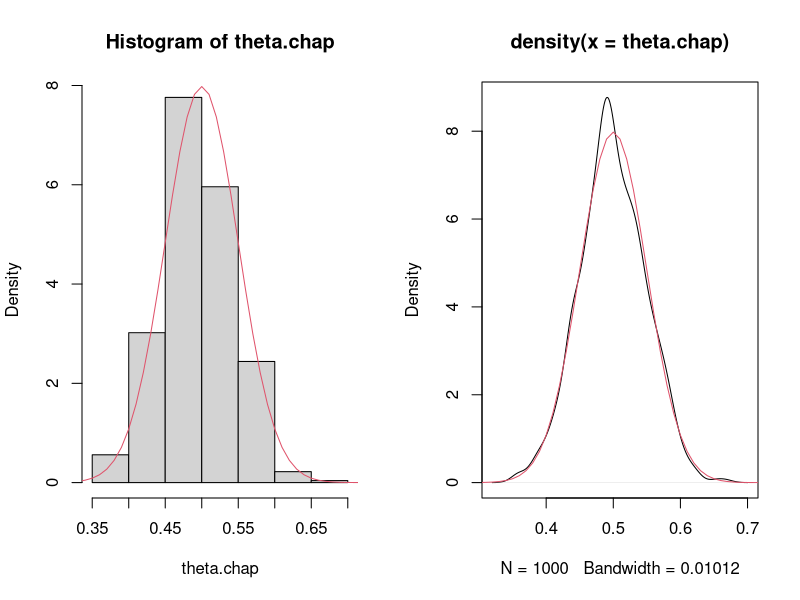
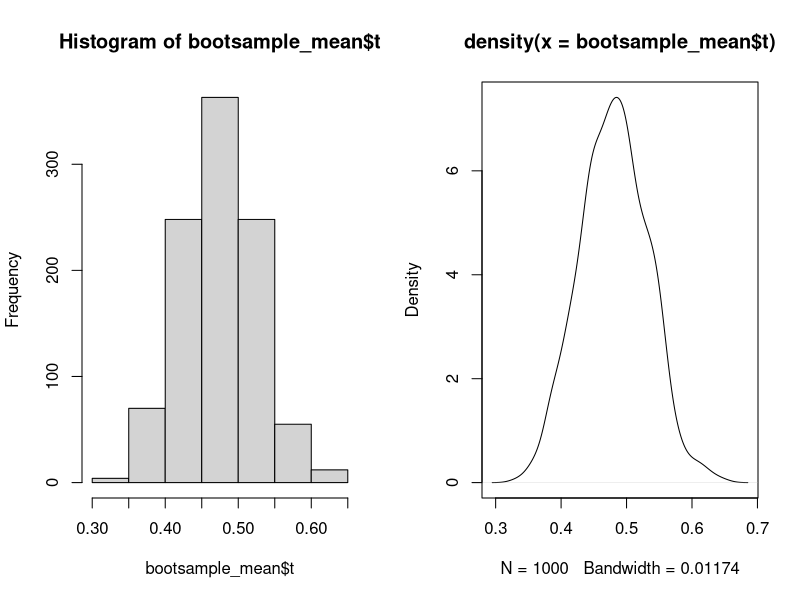
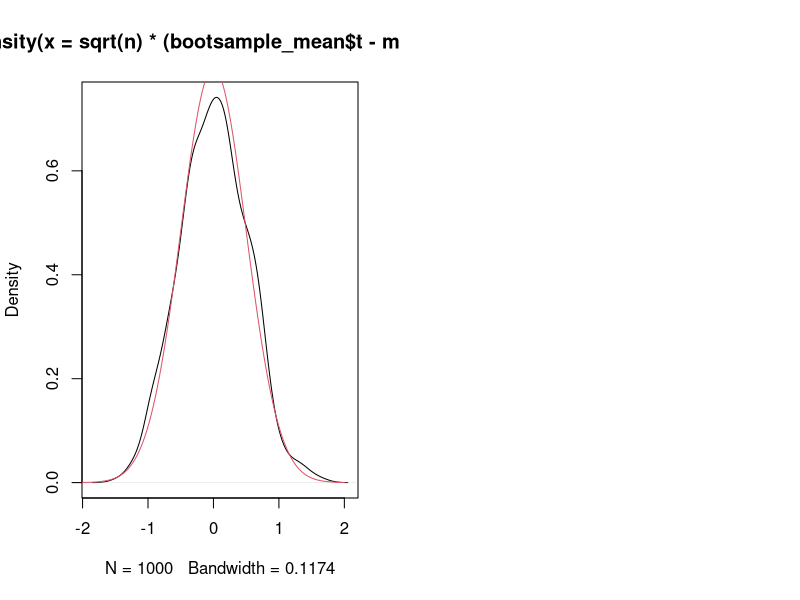
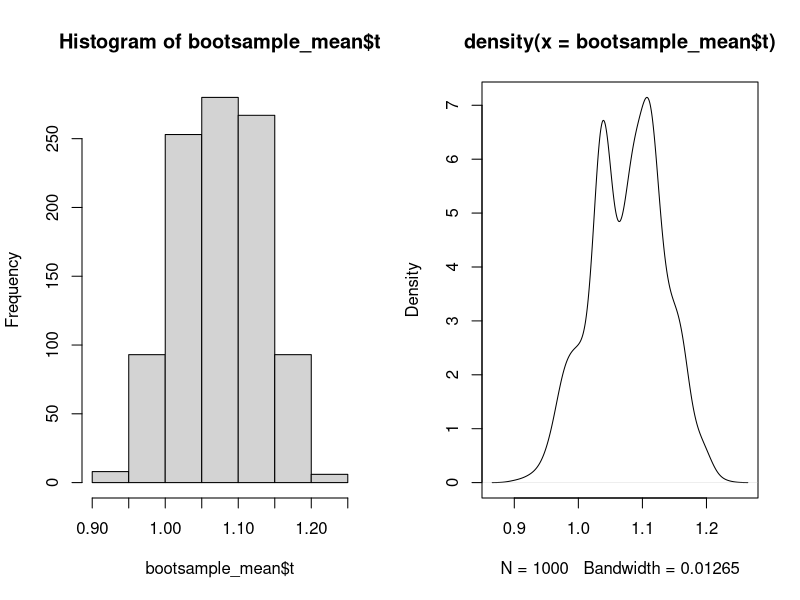

Source code (R) for these figures, in order:
## ---- chunk 1
MC.simus <- function(theta,n , Nsim)
{ sortie =rep(NA, Nsim)
  for (nsim in 1:Nsim)
       {  x=rbinom(n,1,theta)
          sortie[nsim]=mean(x)
        }
return(sortie)
}

## ---- chunk 2
n=100
Nsim=1000
theta=0.5
theta.chap=MC.simus(theta,n, Nsim)

par(mfrow=c(1,2))
hist(theta.chap,prob=T)
xx= seq(0,1,by=0.01)
lines(xx, dnorm(xx, theta, sqrt(theta*(1-theta)/n)), col=2)

plot(density(theta.chap))
xx= seq(0,1,by=0.01)
lines(xx, dnorm(xx, theta, sqrt(theta*(1-theta)/n)), col=2)


## ---- chunk 3
### Q.1)
n=100
theta=0.5
set.seed(1)        #fixe l'aléa : vous aurez tous le même jeu de données
x=rbinom(n,1,theta)

theta.chap=mean(x) #Estimation de Theta d'après les simulation faites

## ---- chunk 4
xstar=sample(x,n,replace=TRUE) #boostrap , retirer n element avec remise de x 
theta.chap.boost=mean(xstar)
## ---- chunk 5
### Q.2b)
mean.bootstrap <- function(x, B)
{ ech_boot_mean =rep(NA,B)
  n=length(x)
  for (b in 1:B)
  { xstar=sample(x,n,replace=TRUE)
    ech_boot_mean[b]=mean(xstar)  } 
  return(ech_boot_mean)
}
ech_boot_mean=mean.bootstrap(x, B=1000)
## ---- chunk 6

library(boot)
moyenne <- function(x,i) {return(mean(x[i]))}
bootsample_mean=boot(x,moyenne,R=1000)
names(bootsample_mean)
## ---- chunk 7
par(mfrow=c(1,2))
hist(bootsample_mean$t) #c la meme sortie de la fonction qu on a crée en b
plot(density(bootsample_mean$t))
## ---- chunk 8
# Q.3c)
plot(density(sqrt(n)*(bootsample_mean$t-mean(x))))
xx= seq(-2,2,by=0.01)
lines(xx, dnorm(xx,0,sqrt(theta*(1-theta))), col=2)

## ---- chunk 9
quantile(bootsample_mean$t, c(0.025,0.975)) 
 
#b méthode si Symétrique
ICboot_perc<-boot.ci( bootsample_mean,conf=0.95,type="perc")
ICboot_perc
 
#c méthode si pas symétrique
ICboot_bca <-boot.ci(bootsample_mean,conf=0.95,type="bca")
ICboot_bca

#D'apres TCL :
Binf=mean(x)-1.96*sd(x)/sqrt(n)
Bsup=mean(x)+1.96*sd(x)/sqrt(n)
Binf
Bsup
## ---- chunk 10
n=1000
set.seed(1)
x<-rcauchy(n,location=1)
true.mediane = 1               #médiane théorique
median(x)
## ---- chunk 11
library(boot)
mediane <- function(x,i) {return(median(x[i]))}
bootsample_mean=boot(x,mediane,R=1000)
names(bootsample_mean)
par(mfrow=c(1,2))
hist(bootsample_mean$t) #c la meme sortie de la fonction qu on a crée en b
plot(density(bootsample_mean$t))
## ---- chunk 12

